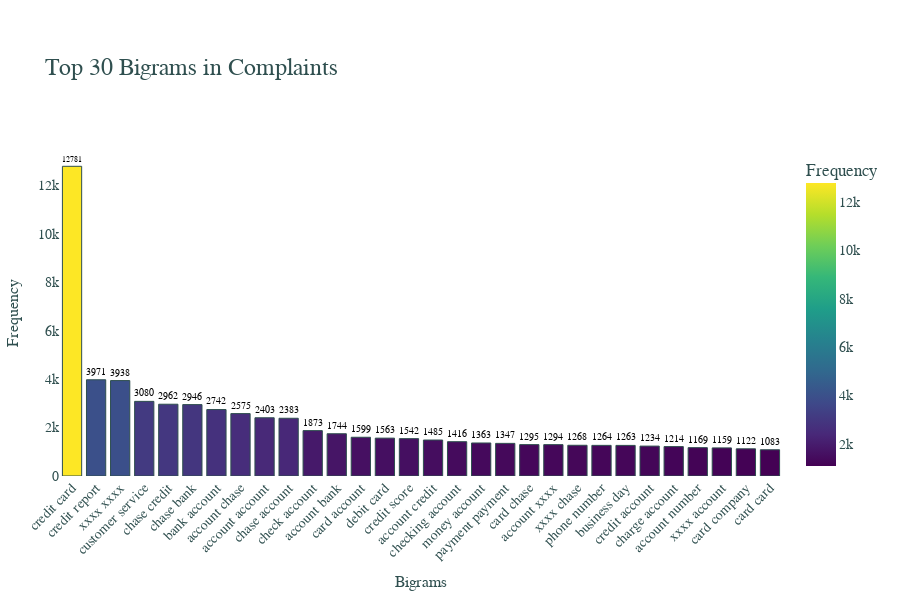

The code cell stored with this chart in its notebook:
### Code cell
# Plot the top 30 bigrams using Plotly
fig_bigram = px.bar(df_bigram, 
                    x='bigram', 
                    y='count', 
                    color='count', 
                    color_continuous_scale='Viridis',  # Smooth color scale for the bars
                    title="Top 30 Bigrams in Complaints",
                    labels={'bigram': 'Bigrams', 'count': 'Frequency'},
                    text='count')

# Update traces for text positioning and color
fig_bigram.update_traces(
    texttemplate='%{text}', 
    textposition='outside', 
    marker=dict(line=dict(width=1, color='DarkSlateGray')),
    cliponaxis=False  # Prevent clipping of text outside bars
)

# Make the frequency numbers and text darker and more readable
fig_bigram.update_traces(textfont=dict(color='black'))  # Make frequency numbers black for better contrast

# Update layout for better readability
fig_bigram.update_layout(
    title=dict(
        font=dict(size=24, color='darkslategray', family="Arial"),  # Darker title color
    ),
    xaxis=dict(
        title=dict(font=dict(size=16, color='darkslategray')),  # Darker axis title
        tickfont=dict(size=14, color='darkslategray'),  # Darker tick font color
        tickangle=-45,  # Angle x-axis labels for better readability
        automargin=True,  # Automatically adjust margins to fit labels
    ),
    yaxis=dict(
        title=dict(font=dict(size=16, color='darkslategray')),  # Darker y-axis title
        tickfont=dict(size=14, color='darkslategray')  # Darker y-axis ticks
    ),
    font=dict(size=14, family="Arial, sans-serif", color='darkslategray'),  # General text font styling
    paper_bgcolor='white',  # Set background to white for better contrast
    plot_bgcolor='rgba(0, 0, 0, 0)',  # Transparent background for the plot area
    showlegend=False,  # Remove legend for a cleaner look
    margin=dict(t=150, b=50, l=50, r=50),  # Increased top margin (t) to accommodate text
    height=600  # Increase plot height for more room for labels
)

# Display the figure
fig_bigram.show()

### Figure 1 — Plotly figure (JSON) as saved in the notebook; plotly's stock layout.template omitted (floating-point values rounded to 4 significant figures)
{"data": [{"alignmentgroup": "True", "cliponaxis": false, "hovertemplate": "Bigrams=%{x}<br>Frequency=%{marker.color}<extra></extra>", "legendgroup": "", "marker": {"color": [12781, 3971, 3938, 3080, 2962, 2946, 2742, 2575, 2403, 2383, 1873, 1744, 1599, 1563, 1542, 1485, 1416, 1363, 1347, 1295, 1294, 1268, 1264, 1263, 1234, 1214, 1169, 1159, 1122, 1083], "coloraxis": "coloraxis", "line": {"color": "DarkSlateGray", "width": 1}, "pattern": {"shape": ""}}, "name": "", "offsetgroup": "", "orientation": "v", "showlegend": false, "text": [12781, 3971, 3938, 3080, 2962, 2946, 2742, 2575, 2403, 2383, 1873, 1744, 1599, 1563, 1542, 1485, 1416, 1363, 1347, 1295, 1294, 1268, 1264, 1263, 1234, 1214, 1169, 1159, 1122, 1083], "textfont": {"color": "black"}, "textposition": "outside", "texttemplate": "%{text}", "type": "bar", "x": ["credit card", "credit report", "xxxx xxxx", "customer service", "chase credit", "chase bank", "bank account", "account chase", "account account", "chase account", "check account", "account bank", "card account", "debit card", "credit score", "account credit", "checking account", "money account", "payment payment", "card chase", "account xxxx", "xxxx chase", "phone number", "business day", "credit account", "charge account", "account number", "xxxx account", "card company", "card card"], "xaxis": "x", "y": [12781, 3971, 3938, 3080, 2962, 2946, 2742, 2575, 2403, 2383, 1873, 1744, 1599, 1563, 1542, 1485, 1416, 1363, 1347, 1295, 1294, 1268, 1264, 1263, 1234, 1214, 1169, 1159, 1122, 1083], "yaxis": "y"}], "layout": {"barmode": "relative", "coloraxis": {"colorbar": {"title": {"text": "Frequency"}}, "colorscale": [[0, "#440154"], [0.1111, "#482878"], [0.2222, "#3e4989"], [0.3333, "#31688e"], [0.4444, "#26828e"], [0.5556, "#1f9e89"], [0.6667, "#35b779"], [0.7778, "#6ece58"], [0.8889, "#b5de2b"], [1, "#fde725"]]}, "font": {"color": "darkslategray", "family": "Arial, sans-serif", "size": 14}, "height": 600, "legend": {"tracegroupgap": 0}, "margin": {"b": 50, "l": 50, "r": 50, "t": 150}, "paper_bgcolor": "white", "plot_bgcolor": "rgba(0, 0, 0, 0)", "showlegend": false, "title": {"font": {"color": "darkslategray", "family": "Arial", "size": 24}, "text": "Top 30 Bigrams in Complaints"}, "xaxis": {"anchor": "y", "automargin": true, "domain": [0, 1], "tickangle": -45, "tickfont": {"color": "darkslategray", "size": 14}, "title": {"font": {"color": "darkslategray", "size": 16}, "text": "Bigrams"}}, "yaxis": {"anchor": "x", "domain": [0, 1], "tickfont": {"color": "darkslategray", "size": 14}, "title": {"font": {"color": "darkslategray", "size": 16}, "text": "Frequency"}}}}
